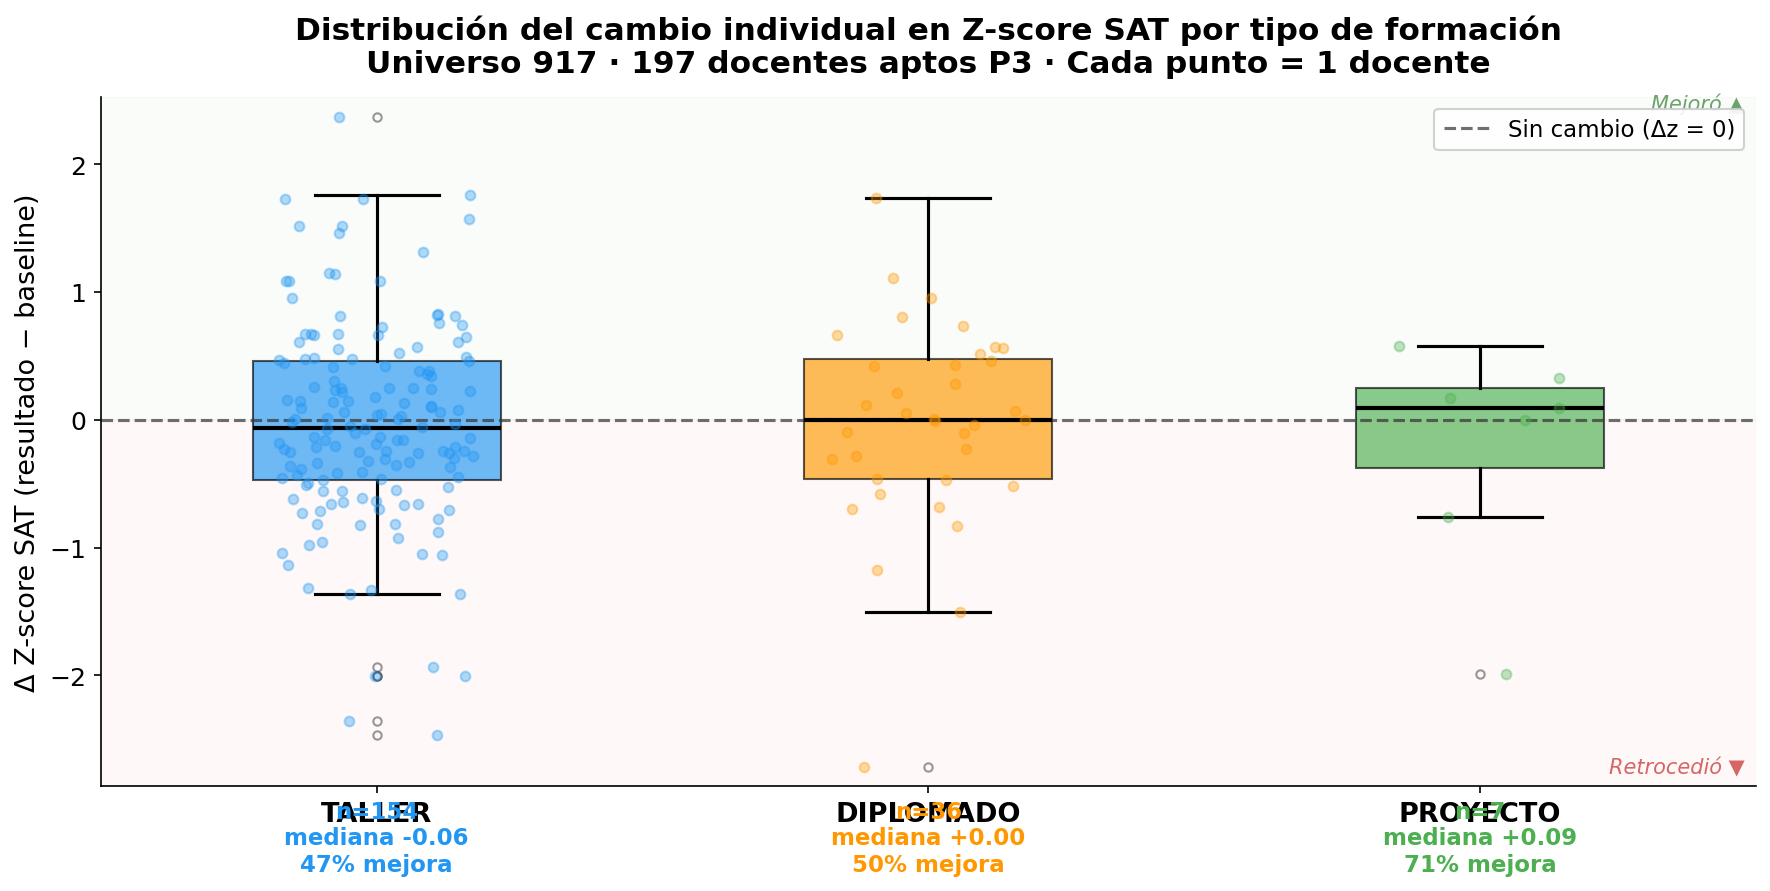

Python code for this plot:
import sys; sys.stdout.reconfigure(encoding="utf-8")
import pandas as pd
import matplotlib.pyplot as plt
import matplotlib.patches as mpatches
import matplotlib
import numpy as np
import os

BASE = os.path.dirname(__file__)
OUT  = os.path.join(BASE, "G_dist_delta_z_918.png")

matplotlib.rcParams.update({
    "font.family": "DejaVu Sans",
    "font.size": 13, "axes.titlesize": 15, "axes.labelsize": 13,
    "xtick.labelsize": 12, "ytick.labelsize": 12, "legend.fontsize": 11,
})

p3 = pd.read_csv(os.path.join(BASE, "..", "PROCESADO", "p3_sat_zscore_918.csv"),
                 encoding="utf-8-sig", dtype={"rut_key": str})
p3["rut_key"] = p3["rut_key"].str.strip()

def tipo_p(r):
    if r["n_diplomado"] > 0: return "DIPLOMADO"
    if r["n_proyecto"]  > 0: return "PROYECTO"
    return "TALLER"
p3["tipo"] = p3.apply(tipo_p, axis=1)

TIPOS   = ["TALLER", "DIPLOMADO", "PROYECTO"]
COLORES = {"TALLER": "#2196F3", "DIPLOMADO": "#FF9800", "PROYECTO": "#4CAF50"}

# Estadísticos por tipo
print("=== Distribución Δ Z-score por tipo ===")
for t in TIPOS:
    sub = p3[p3["tipo"] == t]["delta_z"].dropna()
    pct_pos = (sub > 0).mean() * 100
    print(f"  {t} (n={len(sub)}): mediana={sub.median():+.3f} "
          f"| Q1={sub.quantile(.25):+.3f} Q3={sub.quantile(.75):+.3f} "
          f"| % mejora={pct_pos:.1f}%")

# ── Figura ─────────────────────────────────────────────────────────────────────
fig, ax = plt.subplots(figsize=(12, 7))

positions = {t: i for i, t in enumerate(TIPOS)}
bp_data   = [p3[p3["tipo"] == t]["delta_z"].dropna().values for t in TIPOS]

# Boxplot
bp = ax.boxplot(bp_data,
                positions=range(len(TIPOS)),
                widths=0.45,
                patch_artist=True,
                medianprops=dict(color="black", linewidth=2),
                whiskerprops=dict(linewidth=1.5),
                capprops=dict(linewidth=1.5),
                flierprops=dict(marker="o", markersize=4, alpha=0.4))

for patch, tipo in zip(bp["boxes"], TIPOS):
    patch.set_facecolor(COLORES[tipo])
    patch.set_alpha(0.65)

# Stripplot — puntos individuales
np.random.seed(42)
for i, tipo in enumerate(TIPOS):
    vals = p3[p3["tipo"] == tipo]["delta_z"].dropna().values
    jitter = np.random.uniform(-0.18, 0.18, size=len(vals))
    ax.scatter(i + jitter, vals,
               color=COLORES[tipo], alpha=0.35, s=22, zorder=3)

# Línea en 0
ax.axhline(0, color="#333333", linewidth=1.5, linestyle="--",
           alpha=0.7, label="Sin cambio (Δz = 0)")

# Anotaciones: n, mediana, % que mejoró
for i, tipo in enumerate(TIPOS):
    vals = p3[p3["tipo"] == tipo]["delta_z"].dropna()
    med  = vals.median()
    pct  = (vals > 0).mean() * 100
    ax.text(i, ax.get_ylim()[0] if ax.get_ylim()[0] < -0.8 else -1.05,
            f"n={len(vals)}\nmediana {med:+.2f}\n{pct:.0f}% mejora",
            ha="center", va="top", fontsize=11,
            color=COLORES[tipo], fontweight="bold")

ax.set_xticks(range(len(TIPOS)))
ax.set_xticklabels(TIPOS, fontsize=13, fontweight="bold")
ax.set_ylabel("Δ Z-score SAT (resultado − baseline)")
ax.set_title(
    "Distribución del cambio individual en Z-score SAT por tipo de formación\n"
    "Universo 917 · 197 docentes aptos P3 · Cada punto = 1 docente",
    pad=12, fontweight="bold")
all_vals = p3["delta_z"].dropna()
ypad = 0.15
ymin = all_vals.min() - ypad
ymax = all_vals.max() + ypad
ax.set_ylim(ymin, ymax)
ax.legend(loc="upper right", framealpha=0.9)
ax.spines["top"].set_visible(False)
ax.spines["right"].set_visible(False)

# Zonas de mejora / retroceso
ax.axhspan(0,    ymax, alpha=0.03, color="#4CAF50")
ax.axhspan(ymin, 0,    alpha=0.03, color="#F44336")
ax.text(2.48, ymax - 0.1, "Mejoró ▲", ha="right", fontsize=10,
        color="#2E7D32", alpha=0.7, fontstyle="italic")
ax.text(2.48, ymin + 0.1, "Retrocedió ▼", ha="right", fontsize=10,
        color="#C62828", alpha=0.7, fontstyle="italic")

plt.tight_layout(rect=[0, 0.12, 1, 1])
plt.savefig(OUT, dpi=150, bbox_inches="tight")
plt.close()
print(f"\nGuardado: {OUT}")

print("""
BAJADAS
• El gráfico revela que el cambio promedio cercano a cero no es homogéneo:
  dentro de cada tipo hay docentes que mejoran sustancialmente (Δz > +0.3)
  y otros que retroceden (Δz < −0.3). La formación no produce el mismo efecto
  en todos — el promedio esconde una distribución amplia.

• En TALLER, el grupo más numeroso (n=154), alrededor del 46% de los docentes
  mejoró su posición relativa en la facultad tras la formación. En DIPLOMADO
  (n=36), la dispersión es mayor pero con medianas también cercanas a cero,
  coherente con las pruebas t no significativas.
""")
